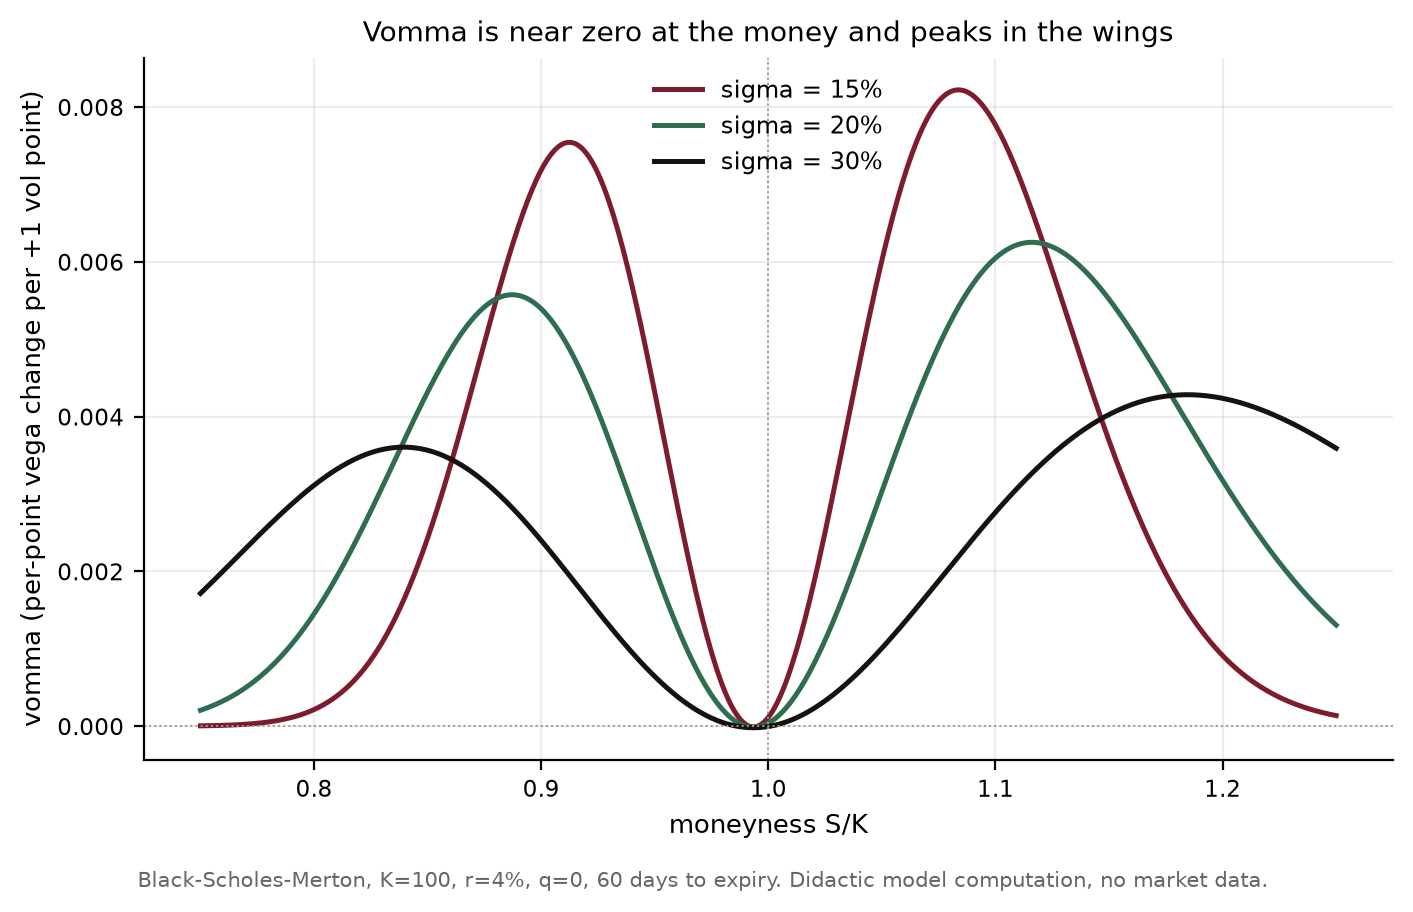

Generate this figure with Python:
"""
Figure 3 - Vomma (volga) across moneyness at several volatilities.

Didactic Black-Scholes-Merton computation, no market data: vomma - the
convexity of the option in volatility, vega * d1 * d2 / sigma - plotted across
moneyness S/K at three implied vols (15%, 20%, 30%) for a fixed 60-day option.
Vomma is near zero at the money (where vega peaks and is locally flat in vol)
and rises to a peak in each wing. K = 100, r = 4%, q = 0. Units: change in
per-point vega per +1 vol point (i.e. vega * d1 d2 / sigma / 10000).

A central finite-difference self-check of vomma and veta against dVega/dsigma
and dVega/dt is printed to stdout.

Reproducible:
    python fig_so_vomma.py     # numpy, matplotlib, stdlib math
"""
import os, math
import numpy as np
import matplotlib
matplotlib.use("Agg")
import matplotlib.pyplot as plt

HERE = os.path.dirname(os.path.abspath(__file__))
SQRT2PI = math.sqrt(2.0 * math.pi)


def npdf(x):
    return np.exp(-0.5 * x * x) / SQRT2PI


K, R, Q = 100.0, 0.04, 0.0
TDAYS = 60.0
T = TDAYS / 365.0
S = np.linspace(75.0, 125.0, 501)
vols = [(0.15, "sigma = 15%", "#7c1c2c"), (0.20, "sigma = 20%", "#2f6d4f"),
        (0.30, "sigma = 30%", "#17120e")]


def vomma_grid(S, K, T, r, sig):
    d1 = (np.log(S / K) + (r + 0.5 * sig ** 2) * T) / (sig * np.sqrt(T))
    d2 = d1 - sig * np.sqrt(T)
    vega = S * npdf(d1) * np.sqrt(T) / 100.0          # per vol point
    return vega * d1 * d2 / sig / 100.0               # change in per-point vega per +1 vol point


fig, ax = plt.subplots(figsize=(7.2, 4.4))
for sig, lab, col in vols:
    ax.plot(S / K, vomma_grid(S, K, T, R, sig), color=col, lw=1.8, label=lab)
ax.axvline(1.0, color="#999", lw=0.7, ls=":")
ax.axhline(0.0, color="#999", lw=0.7, ls=":")
ax.set_title("Vomma is near zero at the money and peaks in the wings", fontsize=10.2)
ax.set_xlabel("moneyness S/K", fontsize=9.2)
ax.set_ylabel("vomma (per-point vega change per +1 vol point)", fontsize=9.2)
for sp in ("top", "right"):
    ax.spines[sp].set_visible(False)
ax.grid(True, alpha=0.22)
ax.tick_params(labelsize=8.4)
ax.legend(fontsize=8.6, frameon=False, loc="upper center")
fig.text(0.5, -0.02,
         "Black-Scholes-Merton, K=100, r=4%, q=0, 60 days to expiry. "
         "Didactic model computation, no market data.",
         ha="center", fontsize=7.6, color="#666")
plt.tight_layout()
OUT = os.path.join(HERE, "fig_so_vomma.png")
fig.savefig(OUT, dpi=200, bbox_inches="tight")
print("wrote", OUT)


# --- numbers quoted in the text --------------------------------------------
def vomma_at(mny_v, sig):
    j = np.argmin(np.abs(S / K - mny_v))
    return vomma_grid(S, K, T, R, sig)[j]


print("\n[vomma at 60 days, per-point vega change per +1 vol point]")
for sig, lab, _ in vols:
    print(f"  {lab}: ATM={vomma_at(1.00, sig):+.5f}  "
          f"S/K=0.90={vomma_at(0.90, sig):+.5f}  S/K=1.10={vomma_at(1.10, sig):+.5f}")
# location of the peak in the right wing at sigma=20%
v20 = vomma_grid(S, K, T, R, 0.20)
jpk = np.argmax(v20)
print(f"  sigma=20% right-wing peak at S/K={S[jpk]/K:.3f}, vomma={v20[jpk]:+.5f}")


# --- finite-difference self-check (natural units) --------------------------
def vega_nat(S, K, T, r, sig):                 # per unit vol
    d1 = (math.log(S / K) + (r + 0.5 * sig ** 2) * T) / (sig * math.sqrt(T))
    return S * (math.exp(-0.5 * d1 * d1) / SQRT2PI) * math.sqrt(T)


def vomma_cf(S, K, T, r, sig):                 # per unit vol (dVega_nat/dsigma)
    sqrtT = math.sqrt(T)
    d1 = (math.log(S / K) + (r + 0.5 * sig ** 2) * T) / (sig * sqrtT)
    d2 = d1 - sig * sqrtT
    return vega_nat(S, K, T, r, sig) * d1 * d2 / sig


def veta_cf(S, K, T, r, sig):                  # per year, per unit vol (dVega_nat/dt)
    sqrtT = math.sqrt(T)
    d1 = (math.log(S / K) + (r + 0.5 * sig ** 2) * T) / (sig * sqrtT)
    d2 = d1 - sig * sqrtT
    # no leading minus: d(vega)/dt (calendar), matching the theta/charm sign
    # convention and the central finite difference below.
    return S * (math.exp(-0.5 * d1 * d1) / SQRT2PI) * sqrtT * (
        R * d1 / (sig * sqrtT) - (1 + d1 * d2) / (2 * T))     # q = 0


hV, hT = 1e-4, 1e-5
e_vomma = e_veta = 0.0
for m in (0.90, 0.95, 1.05, 1.10):
    for Td in (30 / 365, 90 / 365):
        Sx, sig = m * 100.0, 0.20
        cf = vomma_cf(Sx, K, Td, R, sig)
        fd = (vega_nat(Sx, K, Td, R, sig + hV) - vega_nat(Sx, K, Td, R, sig - hV)) / (2 * hV)
        e_vomma = max(e_vomma, abs(fd - cf) / abs(cf))
        cf = veta_cf(Sx, K, Td, R, sig)
        fd = -(vega_nat(Sx, K, Td + hT, R, sig) - vega_nat(Sx, K, Td - hT, R, sig)) / (2 * hT)
        e_veta = max(e_veta, abs(fd - cf) / abs(cf))
print("\n[self-check: max relative error vs central finite difference]")
print(f"  vomma  {e_vomma:.2e}")
print(f"  veta   {e_veta:.2e}")
print(f"  OVERALL max rel err = {max(e_vomma, e_veta):.2e}")
